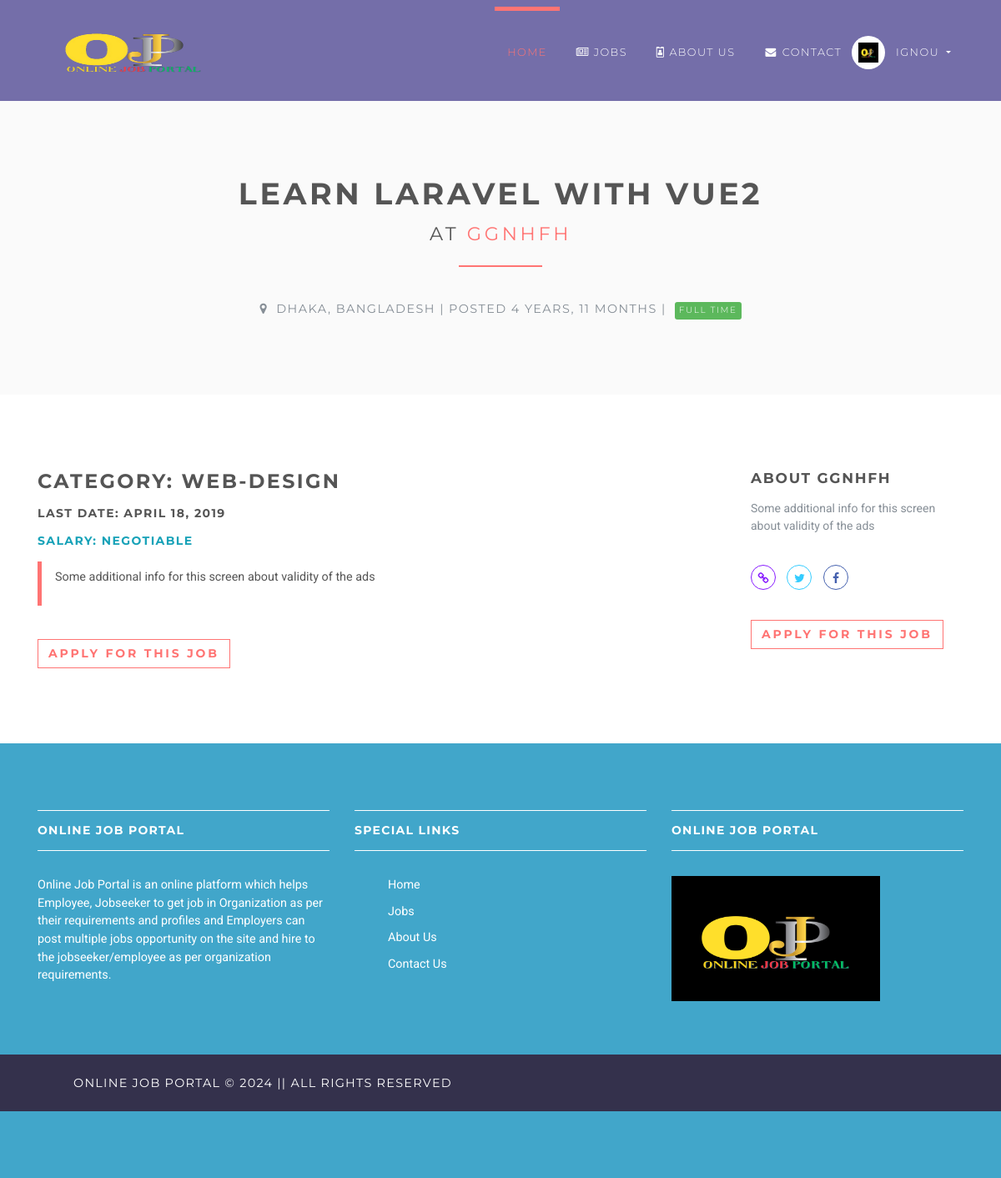
Page /jobs/1 (signed in) on the committed database.
### accounts/models.py (models this page shows, shortened)
class User(AbstractUser):
    username = None
    role = models.CharField(max_length=12, error_messages={
        'required': "Role must be provided"
    })
    gender = models.CharField(max_length=10, blank=True, null=True, default="")
    email = models.EmailField(unique=True, blank=False,
                              error_messages={
                                  'unique': "A user with that email already exists.",
                              })
    USERNAME_FIELD = "email"
    REQUIRED_FIELDS = []
    objects = UserManager()

### jobsapp/models.py (models this page shows, shortened)
class Job(models.Model):
    user = models.ForeignKey(User, on_delete=models.CASCADE)
    title = models.CharField(max_length=300)
    description = models.TextField()
    location = models.CharField(max_length=150)
    type = models.CharField(choices=JOB_TYPE, max_length=10)
    category = models.CharField(max_length=100)
    last_date = models.DateTimeField()
    company_name = models.CharField(max_length=100)
    company_description = models.CharField(max_length=300)
    website = models.CharField(max_length=100, default="")
    created_at = models.DateTimeField(default=timezone.now)
    filled = models.BooleanField(default=False)

### jobsapp/views/home.py (the view)
# urls.py: path('jobs/<int:id>', JobDetailsView.as_view(), name='jobs-detail'),
class JobDetailsView(DetailView):
    model = Job
    template_name = 'jobs/details.html'
    context_object_name = 'job'
    pk_url_kwarg = 'id'
    def get_object(self, queryset=None):
        obj = super(JobDetailsView, self).get_object(queryset=queryset)
        if obj is None:
            raise Http404("Job doesn't exists")
        return obj
    def get(self, request, *args, **kwargs):
        try:
            self.object = self.get_object()
        except Http404:
            raise Http404("Job doesn't exists")
        context = self.get_context_data(object=self.object)
        return self.render_to_response(context)

### jobsapp/templatetags/is_already_applied.py (called while the page is built)
@register.simple_tag(name='is_already_applied')
def is_already_applied(job, user):
    applied = Applicant.objects.filter(job=job, user=user)
    if applied:
        return True
    else:
        return False

### templates/jobs/details.html (shortened to what this page needs)
{% extends 'base.html' %}
{% load static %}
{% load is_already_applied %}
{% block content %}
    <section class="bg-light-gray">
        <div class="container">
            <h1 class="heading">{{ job.title }}<br>
                <small>at <a href="#"> {{ job.company_name }}</a></small>
            </h1>
            <div class="job-detail-description"><i class="fa fa-map-marker job__location"> </i>
                {{ job.location }} | Posted {{ job.created_at|timesince }} |
                {% if job.type == '1' %}
                    <span class="badge featured-badge badge-success">Full time</span>
                {% elif job.type == '2' %}
                    <span class="badge featured-badge badge-primary">Part time</span>
                {% else %}
                    <span style="color: #ffffff;" class="badge featured-badge badge-warning">Internship</span>
                {% endif %}
            </div>
        </div>
    </section>
    <section>
        <div class="container">
            <div class="row">
                <div class="col-lg-8">
                    <h3>Category: {{ job.category }}</h3>
                    <h5>Last date: {{ job.last_date|date }}</h5>
                    <h5 class="text-info">Salary: Negotiable</h5>
                    <blockquote class="blockquote">
                        <p>{{ job.description }}</p>
                    </blockquote>
                    <div class="job-detail__apply-bottom">
                        {% if request.user.is_authenticated %}
                            {% is_already_applied job request.user as is_applied %}
                            {% if is_applied %}
                                <input type="button" class="btn btn-outline-white-primary" value="Already applied"/>
                            {% else %}
                                <form action="{% url 'jobs:apply-job' job.id %}" method="post">
                                    <input type="submit" class="btn btn-outline-white-primary"
                                           value="Apply for this job"/>
                                </form>
                            {% endif %}
                        {% endif %}
                    </div>
                </div>
                <div class="col-lg-1"></div>
                <div class="col-lg-3">
                    <h4>About {{ job.company_name }}</h4>
                    <p class="job-detail__company-description">{{ job.company_description }}</p>
                    <p class="job-detail__social social social--outline">
                        <a href="{{ job.website }}" data-toggle="tooltip" data-placement="top" title="Website"
                           class="link">
                            <i class="fa fa-link"></i>
                        </a>
                        <a href="#" data-toggle="tooltip" data-placement="top" title="Twitter" class="twitter">
                            <i class="fa fa-twitter"></i>
                        </a>
                        <a href="#" data-toggle="tooltip" data-placement="top" title="Facebook" class="facebook">
                            <i class="fa fa-facebook"></i>
                        </a>
                    </p>
                    <div class="job-detail__apply-top">
                        {% if is_applied %}
                            <input type="button" class="btn btn-outline-white-primary" value="Already applied"/>
                        {% else %}
                            <form action="{% url 'jobs:apply-job' job.id %}" method="post">
                                <input type="submit" class="btn btn-outline-white-primary" value="Apply for this job"/>
                            </form>
                        {% endif %}
                    </div>
                </div>
            </div>
        </div>
    </section>
{% endblock %}

### templates/base.html (shortened to what this page needs)
{% load static %}
<!DOCTYPE html>
<html>
<head>
    <link rel="stylesheet" href="https://maxcdn.bootstrapcdn.com/font-awesome/4.5.0/css/font-awesome.min.css" >
    <link rel="stylesheet" href="https://cdnjs.cloudflare.com/ajax/libs/font-awesome/4.7.0/css/font-awesome.min.css">
    <link rel="stylesheet"
          href="{% static 'vendor/bootstrap/css/bootstrap.min.css' %}">
    <link rel="stylesheet"
          href="{% static 'vendor/font-awesome/css/font-awesome.min.css' %}">
    <link rel="stylesheet"
          href="{% static 'vendor/owl.carousel/assets/owl.carousel.css' %}">
    <link rel="stylesheet"
          href="{% static 'vendor/owl.carousel/assets/owl.theme.default.css' %}">
    <link rel="stylesheet" href="{% static 'css/style.default.css' %}"
          id="theme-stylesheet">
    <link rel="stylesheet" href="{% static 'css/custom.css' %}">
</head>
<body>
<header class="header">
    <nav class="navbar navbar-expand-lg bg-blue">
        <div class="container">
            <a href="/" class="navbar-brand">
                <img src="{% static 'img/22.png' %}" alt="logo" class="d-none d-lg-block" height="110" width="230">
            </a>
            <div id="navbarSupportedContent" class="collapse navbar-collapse">
                <ul class="navbar-nav ml-auto">
                    <li class="nav-item active">
                        <a href="/" class="nav-link">Home <span class="sr-only">(current)</span></a>
                    </li>
                     <li class="nav-item ">
                        <a href="jobs" class="nav-link"><i class="fa fa-newspaper-o"></i>Jobs </a>
                    </li>
                    <li class="nav-item">
                        <a href="about" class="nav-link"><i class="fa fa-id-badge"></i>About Us</a>
                    </li>
                    <li class="nav-item">
                        <a href="contact" class="nav-link"><i class="fa fa-fw fa-envelope"></i>Contact</a>
                    </li>
                    {% if request.user.is_authenticated and request.user.role == 'employer' %}
                        <li class="nav-item dropdown">
                            <a id="clientZone" href="#" data-toggle="dropdown"
                               aria-haspopup="true" aria-expanded="false"
                               class="nav-link dropdown-toggle has-img mb-3 mb-lg-0 mt-3 mt-lg-0">
                                <div class="client-menu-image">
                                    <div class="inner">
                                        <img src="{% static 'img/11.png' %}"
                                             alt="company image"
                                             class="img-fluid">
                                    </div>
                                </div>
                                {% if request.user.role == 'employee' %}
                                    {{ request.user.first_name }} {{ request.user.last_name }}
                                {% else %}
                                    {{ request.user.first_name }}
                                {% endif %}
                            </a>
                        </li>
                    {% endif %}
                </ul>
            </div>
        </div>
    </nav>
</header>
<div>
    {% block content %} {% endblock %}
</div>
<footer class="footer">
    <div class="footer__block">
        <div class="container">
            <div class="row">
                <div class="col-lg-4 col-md-12 mb-5">
                    <h4 class="h5"> Online Job Portal </h4>
                    <p> Online Job Portal is an online platform which helps Employee, Jobseeker to get job in Organization as per their requirements and profiles and Employers can post multiple jobs opportunity on the site and hire to the jobseeker/employee as per organization requirements.    </p>
                </div>
                <div class="col-lg-4 col-md-12 mb-5">
                    <h4 class="h5">Special Links </h4>
                    <div class="footer-row">
                        <div class="footer-col">
                          <ul class="links">
                            <li><a href="/"> Home </a></li>
                            <li><a href="jobs"> Jobs </a></li>
                            <li><a href="about"> About Us</a></li>
                            <li><a href="contact"> Contact Us </a></li>
                          </ul>
                        </div>
                </div>
            </div>
                <div class="col-lg-4 col-md-12 mb-5">
                    <h4 class="h5">Online Job Portal </h4>
                    <p><img src="{% static 'img/11.png' %}" height="150" width="250"></p>
                </div>
            </div>
        </div>
    <div class="footer__copyright">
        <div class="container">
            <div class="row">
                <div class="col-md-6 text-md-left text-center">
                    <p align="center"> Online Job Portal © 2024  || All rights reserved  </p>
                </div>
            </div>
        </div>
    </div>
</footer>
</body>
</html>

### templates/base.html (style rules this page uses)
.footer .footer-row { display: flex; flex-wrap: wrap; justify-content: space-between; gap: 3.5rem; padding: 0px; }
.footer-col .links { margin-top: 0px; }
.footer-col .links li { list-style: none; margin-bottom: 10px; }

### rows in the picture
User: user.first_name "IGNOU"
Job: title "LEARN LARAVEL WITH VUE2", company_name "GGNHFH", location "DHAKA, BANGLADESH", created_at "4 YEARS, 11 MONTHS", category "WEB-DESIGN", last_date "APRIL 18, 2019", description "Some additional info for this screen about validity of the ads", company_description "Some additional info for this screen about validity of the ads"
